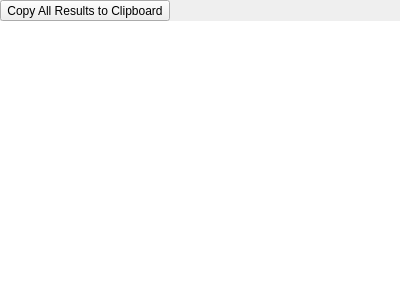
<?xml version="1.0" encoding="UTF-8"?>
<ui version="4.0">
 <class>SearchResultsDock</class>
 <widget class="QDockWidget" name="SearchResultsDock">
  <property name="geometry">
   <rect>
    <x>0</x>
    <y>0</y>
    <width>400</width>
    <height>300</height>
   </rect>
  </property>
  <property name="windowTitle">
   <string>Search Results</string>
  </property>
  <widget class="QWidget" name="dockWidgetContents">
   <layout class="QVBoxLayout" name="verticalLayout">
    <property name="spacing">
     <number>0</number>
    </property>
    <property name="leftMargin">
     <number>0</number>
    </property>
    <property name="topMargin">
     <number>0</number>
    </property>
    <property name="rightMargin">
     <number>0</number>
    </property>
    <property name="bottomMargin">
     <number>0</number>
    </property>
    <item>
     <layout class="QHBoxLayout" name="horizontalLayout">
      <item>
       <widget class="QToolButton" name="btnCopyResults">
        <property name="toolTip">
         <string>Copy All Results to Clipboard</string>
        </property>
        <property name="text">
         <string>Copy All Results to Clipboard</string>
        </property>
        <property name="icon">
         <iconset resource="../resources.qrc">
          <normaloff>:/icons/copy.svg</normaloff>:/icons/copy.svg</iconset>
        </property>
       </widget>
      </item>
      <item>
       <spacer name="horizontalSpacer">
        <property name="orientation">
         <enum>Qt::Horizontal</enum>
        </property>
        <property name="sizeHint" stdset="0">
         <size>
          <width>40</width>
          <height>20</height>
         </size>
        </property>
       </spacer>
      </item>
     </layout>
    </item>
    <item>
     <widget class="QTreeWidget" name="treeWidget">
      <property name="font">
       <font>
        <family>Courier New</family>
        <pointsize>10</pointsize>
        <bold>false</bold>
       </font>
      </property>
      <property name="contextMenuPolicy">
       <enum>Qt::CustomContextMenu</enum>
      </property>
      <property name="frameShape">
       <enum>QFrame::NoFrame</enum>
      </property>
      <property name="selectionMode">
       <enum>QAbstractItemView::ExtendedSelection</enum>
      </property>
      <property name="verticalScrollMode">
       <enum>QAbstractItemView::ScrollPerItem</enum>
      </property>
      <property name="indentation">
       <number>12</number>
      </property>
      <property name="uniformRowHeights">
       <bool>true</bool>
      </property>
      <property name="columnCount">
       <number>2</number>
      </property>
      <attribute name="headerVisible">
       <bool>false</bool>
      </attribute>
      <column>
       <property name="text">
        <string notr="true">1</string>
       </property>
      </column>
      <column>
       <property name="text">
        <string notr="true">2</string>
       </property>
      </column>
     </widget>
    </item>
   </layout>
  </widget>
 </widget>
 <resources>
  <include location="../resources.qrc"/>
 </resources>
 <connections/>
</ui>
